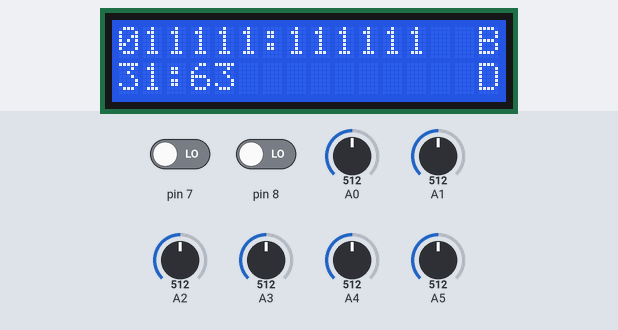
A sketch run on a simulated Arduino Uno, built with avr-gcc and run on an emulated ATmega328P. Parts: 16×2 character LCD. The test bench sets the inputs (shaded band); at power-on: pin 8 LOW, pin 7 LOW, A0 = 512, A1 = 512, A2 = 512, A3 = 512, A4 = 512, A5 = 512.

Above: at 1.2 s.
1.3 s: pin 8 driven HIGH
At 2.77 s:
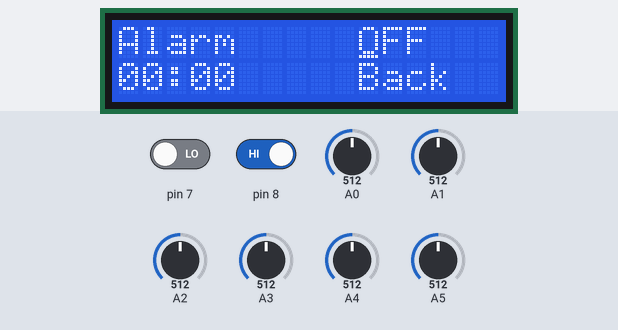
4.1 s: pin 7 driven HIGH
At 4.59 s:
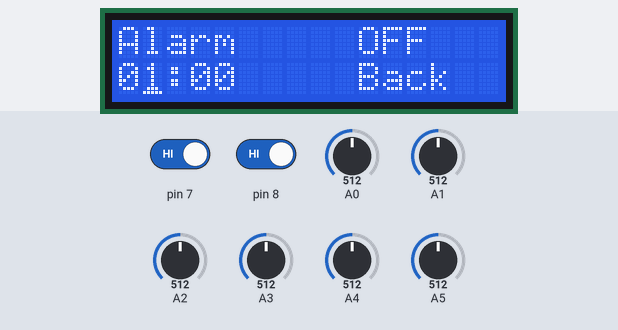
5.9 s: pin 7 driven LOW
At 6.65 s:
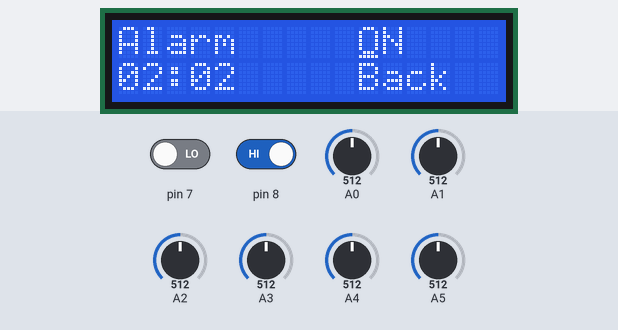
8.0 s: pin 8 driven LOW
Timing chart, 0 to 11.0 s (numbered marks = the images above; inputs shaded):
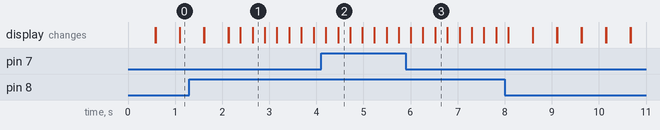

Measured:
- after the input at 4.1 s, the display: first differs from a run without the input after 0.36 s (image 2)
- after the input at 5.9 s, the display: first differs from a run without the input after 0.62 s (image 3)

The sketch:

SecondYear_BinaryClock.ino
```cpp
#include <LiquidCrystal.h>

LiquidCrystal lcd(12, 11, 5, 4, 3, 2);
boolean buttonActive = false;   //check if button being held for long press:
boolean alarmSwitch = false;    //Check if alarm ON or OFF:
boolean bSetMinutes = false;    //Check if minutes the same as actual time:
boolean alarmBeep = false;      //Turn on alarm:
boolean alarmMode = false;      //Check if in alarm mode:
boolean bSetHour = false;       //Detect the alarm hour is the same as the actual time:
boolean goBack = false;         //Go back to display mode from alarm mode:
boolean alarm = false;          //Checks if alarm is on:
long longPressTime = 1000;      //Time the button is held to activate the long press:
long buttonTimer = 0;           //Times how long the button for long press function:
int setMinutes = 0;             //Minutes the alarm is set at:
int setHour = 0;                //Hours the alarm is set at:

void setup() {

  // put your setup code here, to run once:
  Serial.begin(9600);

  //Ativate Button Pins:
  pinMode(8, INPUT);
  pinMode(7, INPUT);

  //setting up the lcd:
  lcd.begin(16, 2);
}

void loop() {

  //needed to be a double for the power math function:
  double mValue, hValue;


  // read the input on analog pin 0~5:
  for (int i = 5; i >= 0; i--) {
    //Values taken from the Analog pins to detect the binary code:
    int sensorValue0 = analogRead(i);

    //If statements to calcuate the time:
    if (i == 5 && sensorValue0 > 50)                    mValue += pow(2, i);
    else if (sensorValue0 > 50 && sensorValue0 < 100)   hValue += pow(2, i);
    else if (sensorValue0 > 100 && sensorValue0 < 150)  mValue += pow(2, i);
    else if (sensorValue0 > 150 ) {
      mValue += pow(2, i);
      hValue += pow(2, i);
    }
  }


  // Detect if the user does a long or short button press
  if (digitalRead(8) == HIGH) {
    if (buttonActive == false) {
      // Time the button press
      buttonActive = true;
      buttonTimer = millis();
    }

    // Check if the button was held for longer than the set longPressTime
    if (millis() - buttonTimer > longPressTime && alarmMode == false) {
      if (alarmMode == false) {
        alarmMode = true;
        alarmSwitch = true;
      }
      delay(250);
    }
  } else if (buttonActive == true)buttonActive = false;
  //Button not pressed:
  // Convert time to integer value
  String sHours = String(hValue, 0);
  String sMinutes = String(mValue, 0);
  int hours = sHours.toInt();
  int minutes = sMinutes.toInt();

  // Display time if not in alarm mode
  if (!alarmMode) {

    //Ptints Time in binary on the lcd:
    //calls binary fromatting function to have leading zeroes:
    binaryFormatter(hours); lcd.print(hours, BIN); lcd.print(":");
    binaryFormatter(minutes); lcd.print(minutes, BIN);
    lcd.setCursor(15, 0); lcd.print("B");
    lcd.setCursor(0, 1);

    //Calls Funtion to format and print the decimal time:
    timePrint(hours, minutes);
    lcd.setCursor(15, 1); lcd.print("D");
  }

  // Print Alarm for a alarm mode
  if (alarmMode) {

    //Prints adjustable settings
    lcd.clear();
    lcd.print("Alarm");

    lcd.setCursor(0, 1);
    timePrint(setHour, setMinutes);

    lcd.setCursor(10, 0);
    if (alarm)lcd.print("ON");
    else lcd.print("OFF");

    lcd.setCursor(10, 1);
    lcd.print("Back");

    // Moves the the curor to underline action:
    // The cursor underlines the users selection
    if (alarmSwitch)lcd.setCursor(10, 0);
    else if (bSetHour)lcd.setCursor(1, 1);
    else if (bSetMinutes)lcd.setCursor(3, 1);
    else if (goBack)lcd.setCursor(10, 1);
    lcd.cursor();

    if (digitalRead(7) == HIGH) {
      //Calls function to switch bool values to move cursor:
      if (alarmSwitch) boolChange(alarmSwitch, bSetHour);
      else if (bSetHour) boolChange(bSetHour, bSetMinutes);
      else if (bSetMinutes)boolChange (bSetMinutes, goBack);
      else if (goBack) boolChange (goBack, alarmSwitch);
    }
    if (digitalRead(8) == HIGH) {
      if (alarmSwitch)alarm = !alarm;
      else if (bSetHour) {
        if (setHour < 23)setHour++;
        else setHour = 0;
      } else  if (bSetMinutes) {
        if (setMinutes < 59)setMinutes++;
        else setMinutes = 0;
      } else if (goBack)alarmMode = false;
    }
  }


  // Detect if the alarm goes off
  if (hours == setHour && minutes == setMinutes && alarm) alarmBeep = true;
  else alarmBeep = false;
  if (alarmBeep) {
    lcd.clear();
    lcd.print("Alarm!!!!!!!!!");
    delay(250);
  }


  // Turns the alarm off
  if (digitalRead(7) == HIGH && alarmBeep) {
    alarmMode = false;
    alarm = false;
  }

  delay(250);
  lcd.clear();
  Serial.println();
}

// This is used to switch the boolean values of two variables
// This is done to switch the cursor position to the next choice in the menu on the UI
void boolChange(boolean &b1, boolean &b2) {
  b1 = false;
  b2 = true;
}

// Formats the time output for digital time
void timePrint(int hour, int minutes) {
  if (hour < 10)lcd.print("0");
  lcd.print(hour); lcd.print(":");
  if (minutes < 10)lcd.print("0");
  lcd.print(minutes);
}

// Formats the time output in binary form
void binaryFormatter(int printDigit) {
  if (printDigit < 2) lcd.print(B0);
  if (printDigit < 4) lcd.print(B0);
  if (printDigit < 8) lcd.print(B0);
  if (printDigit < 16) lcd.print(B0);
  if (printDigit < 32) lcd.print(B0);
}
```
